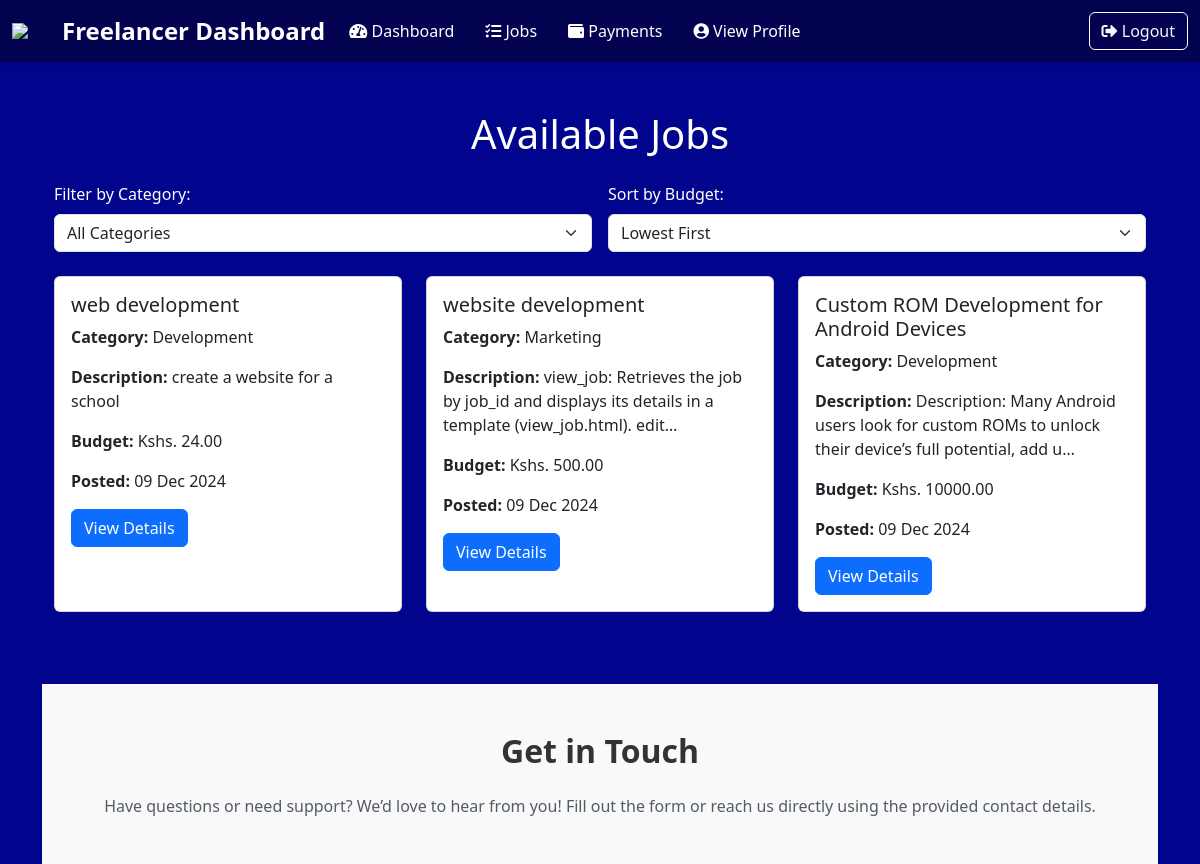
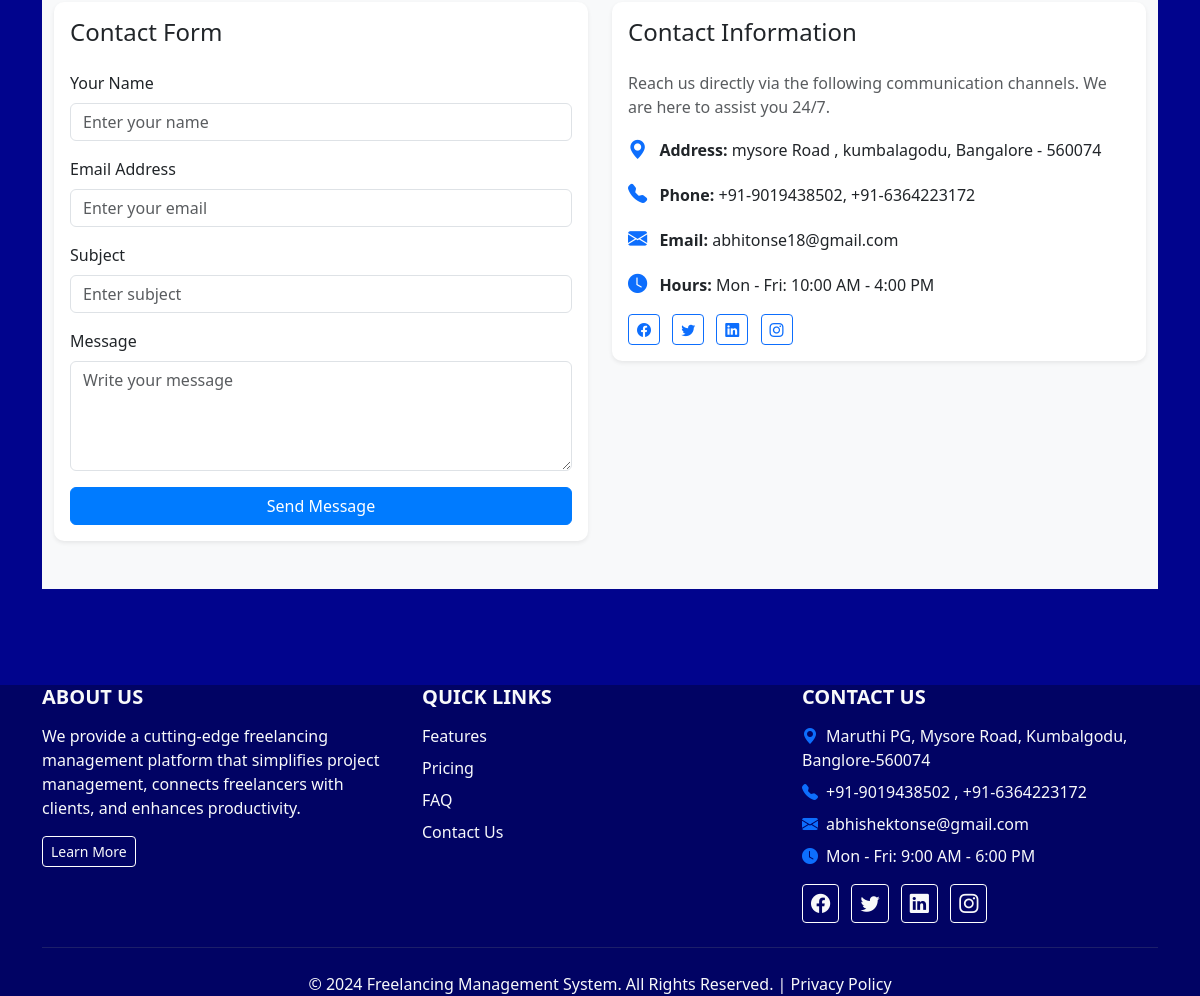
Page /available-jobs/ (signed in) on the committed database (2 pictures, top to bottom).
### admin_panel/models.py (models this page shows, shortened)
class JobPosting(models.Model):
    title = models.CharField(max_length=200)
    category = models.CharField(max_length=100)
    description = models.TextField()
    budget = models.DecimalField(max_digits=10, decimal_places=2)
    status = models.CharField(max_length=20, choices=[('Open', 'Open'), ('Closed', 'Closed')])
    created_at = models.DateTimeField(default=now)
    deadline = models.DateTimeField()
    current_applicants = models.IntegerField(default=0)
    max_applicants = models.IntegerField(null=True, blank=True)  # Optional
    tags = models.ManyToManyField('Tag', blank=True)

### freelancer/views.py (the view)
# urls.py: path('available-jobs/', views.freelancer_available_jobs, name='freelancer_available_jobs'),
@login_required
def freelancer_available_jobs(request):
    category = request.GET.get('category', '')
    sort_order = request.GET.get('sort', '')
    jobs = JobPosting.objects.filter(status='Open')
    if category:
        jobs = jobs.filter(category=category)
    if sort_order == 'low':
        jobs = jobs.order_by('budget')
    elif sort_order == 'high':
        jobs = jobs.order_by('-budget')
    for job in jobs:
        job.is_new = (now() - timedelta(days=7)) <= job.created_at
    categories = JobPosting.objects.values_list('category', flat=True).distinct()
    return render(request, 'freelancer/freelancer_available_jobs.html', {
        'available_jobs': jobs,
        'categories': categories,
        'selected_category': category,
        'sort_order': sort_order,
    })

### freelancer/templates/freelancer/freelancer_available_jobs.html (shortened to what this page needs)
{% extends 'freelancer/base.html' %}
{% block content %}
<div class="container mt-5">
    <h1 class="text-center mb-4">Available Jobs</h1>
    <form method="get" action="" class="row g-3 mb-4">
        <div class="col-md-6">
            <label for="category" class="form-label">Filter by Category:</label>
            <select class="form-select" name="category" id="category" onchange="this.form.submit()">
                <option value="">All Categories</option>
            </select>
        </div>
        <div class="col-md-6">
            <label for="sort" class="form-label">Sort by Budget:</label>
            <select class="form-select" name="sort" id="sort" onchange="this.form.submit()">
                <option value="low" {% if sort_order == 'low' %}selected{% endif %}>Lowest First</option>
            </select>
        </div>
    </form>
    <div class="row">
        {% for job in available_jobs %}
            <div class="col-md-6 col-lg-4 mb-4">
                <div class="card h-100">
                    <div class="card-body">
                        <h5 class="card-title">
                            {{ job.title }}
                        </h5>
                        <p class="card-text"><strong>Category:</strong> {{ job.category }}</p>
                        <p class="card-text"><strong>Description:</strong> {{ job.description|truncatechars:100 }}</p>
                        <p class="card-text"><strong>Budget:</strong> Kshs. {{ job.budget }}</p>
                        <p class="card-text"><strong>Posted:</strong> {{ job.created_at|date:"d M Y" }}</p>
                        <a href="{% url 'freelancer_job_details' job.id %}" class="btn btn-primary">View Details</a>
                    </div>
                </div>
            </div>
        {% empty %}
            <div class="col-12">
                <div class="alert alert-warning text-center" role="alert">
                    No jobs are currently available.
                </div>
            </div>
        {% endfor %}
    </div>
</div>
{% endblock %}

### freelancer/templates/freelancer/base.html (style rules this page uses)
h1, h2 { color: white; }

### rows in the picture
JobPosting: title "web development", category "Development", description "create a website for a school", budget "24.00", created_at "09 Dec 2024"
JobPosting: title "website development", category "Marketing", description "view_job: Retrieves the job by job_id and displays its details in a template (view_job.html). edit…", budget "500.00", created_at "09 Dec 2024"
JobPosting: title "Custom ROM Development for Android Devices", category "Development", description "Description: Many Android users look for custom ROMs to unlock their device’s full potential, add u…", budget "10000.00", created_at "09 Dec 2024"
